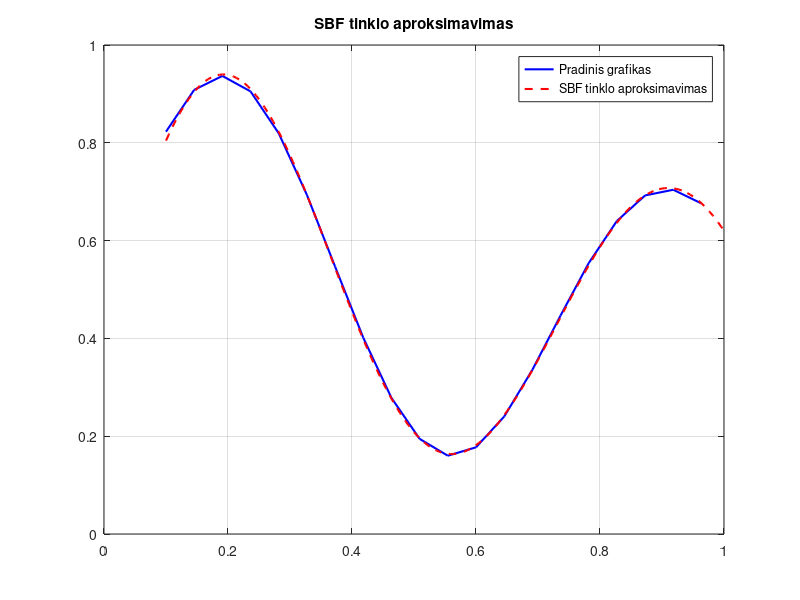

This figure's MATLAB source:
clc;
clear all;
close all;

%Sukuriami duomenys 
x= 0.1:1/22:1;
y = ((1+0.6*sin(2*pi*x/0.7))+0.3*sin(2*pi*x))/2;
%I koki iejima is kokio isejimo 

% Plot original data
figure(1);
plot(x, y, 'b', 'LineWidth', 1.5);
grid on;
hold on;
title('SBF tinklo aproksimavimas');

% Aprašome duomenys SBF tinklui
c1 = 0.185; % 1 apskritimo vidurio taškas
c2 = 0.915; % 2 apskritimo vidurio taškas
r1 = 0.22; % 1 apskritimo spindulys
r2 = 0.25; % 2 apskritimo spindulys

% Sugeneruojame svorius
w1 = rand(1); 
w2 = rand(1); 
b = rand(1);
eta = 0.15; % Klaidos žingsnis

for epoch = 1:50000
    for i = 1:length(x)
        
        %skaičiuojame funkciju išėjimus
        phi1 = exp(-(x(i) - c1)^2 / (2 * r1^2));
        phi2 = exp(-(x(i) - c2)^2 / (2 * r2^2));
        
        % tinklo išėjimas
        y_hat = w1 * phi1 + w2 * phi2 + b;
        
        % klaidos skaičiavimas
        e = y(i) - y_hat;
        
        % Atnaujiname svorius
        w1 = w1 + eta * e * phi1;
        w2 = w2 + eta * e * phi2;
        b = b + eta * e;
    end
end


x_test = 0.1:1/220:1; 
Y_test = zeros(1, length(x_test));

for i = 1:length(x_test)
    
    phi1 = exp(-(x_test(i) - c1)^2 / (2 * r1^2));
    phi2 = exp(-(x_test(i) - c2)^2 / (2 * r2^2));
   
    Y_test(i) = w1 * phi1 + w2 * phi2 + b;
end

% Plot the RBF network approximation
plot(x_test, Y_test, 'r--', 'LineWidth', 1.5);
legend('Pradinis grafikas', 'SBF tinklo aproksimavimas');
hold off;
